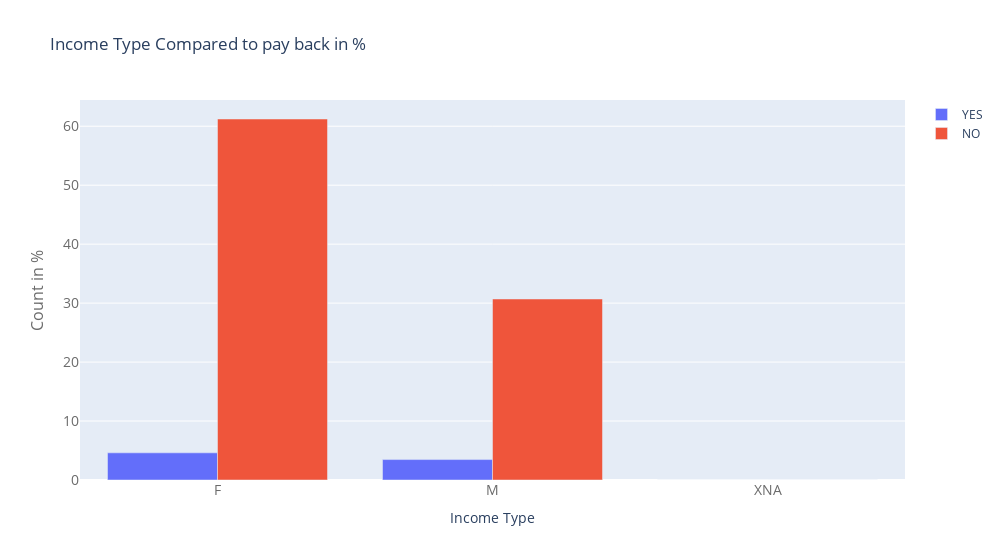

Notebook cell for this chart:
### Code cell
# Checking by gender out of curiosity, looks like 

temp = app_train["CODE_GENDER"].value_counts()
#print(temp.values)
temp_y0 = []
temp_y1 = []
for val in temp.index:
    temp_y1.append(np.sum(app_train['TARGET'][app_train['CODE_GENDER']==val] == 1))
    temp_y0.append(np.sum(app_train['TARGET'][app_train['CODE_GENDER']==val] == 0))    
trace1 = go.Bar(
    x = temp.index,
    y = (temp_y1 / temp.sum()) * 100,
    name='YES'
)
trace2 = go.Bar(
    x = temp.index,
    y = (temp_y0 / temp.sum()) * 100, 
    name='NO'
)

data = [trace1, trace2]
layout = go.Layout(
    title = "Income Type Compared to pay back in %",
    #barmode='stack',
    width = 1000,
    xaxis=dict(
        title='Income Type',
        tickfont=dict(
            size=14,
            color='rgb(107, 107, 107)'
        )
    ),
    yaxis=dict(
        title='Count in %',
        titlefont=dict(
            size=16,
            color='rgb(107, 107, 107)'
        ),
        tickfont=dict(
            size=14,
            color='rgb(107, 107, 107)'
        )
)
)

fig = go.Figure(data=data, layout=layout)
iplot(fig)

### Figure 1 — Plotly figure (JSON) as saved in the notebook; plotly's stock layout.template omitted (floating-point values rounded to 4 significant figures)
{"data": [{"name": "YES", "type": "bar", "x": ["F", "M", "XNA"], "y": [4.608, 3.465, 0]}, {"name": "NO", "type": "bar", "x": ["F", "M", "XNA"], "y": [61.23, 30.7, 0.001301]}], "layout": {"title": {"text": "Income Type Compared to pay back in %"}, "width": 1000, "xaxis": {"tickfont": {"color": "rgb(107, 107, 107)", "size": 14}, "title": {"text": "Income Type"}}, "yaxis": {"tickfont": {"color": "rgb(107, 107, 107)", "size": 14}, "title": {"font": {"color": "rgb(107, 107, 107)", "size": 16}, "text": "Count in %"}}}}
